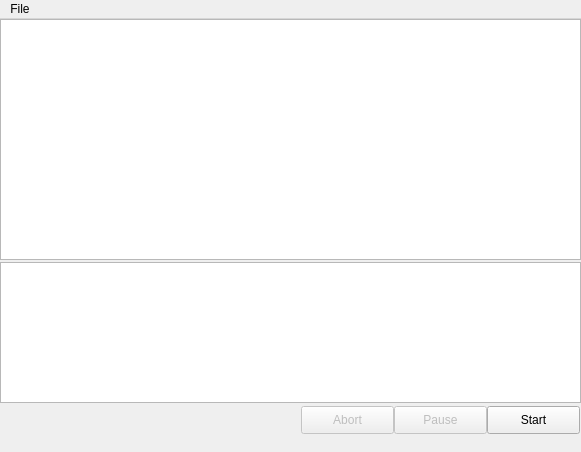
<?xml version="1.0" encoding="UTF-8"?>
<ui version="4.0">
 <class>ws_client</class>
 <widget class="QMainWindow" name="ws_client">
  <property name="geometry">
   <rect>
    <x>0</x>
    <y>0</y>
    <width>581</width>
    <height>452</height>
   </rect>
  </property>
  <property name="windowTitle">
   <string>ws_client</string>
  </property>
  <widget class="QWidget" name="centralWidget">
   <widget class="QTextEdit" name="logEdit">
    <property name="geometry">
     <rect>
      <x>0</x>
      <y>0</y>
      <width>581</width>
      <height>241</height>
     </rect>
    </property>
   </widget>
   <widget class="QTextEdit" name="cmdEdit">
    <property name="geometry">
     <rect>
      <x>0</x>
      <y>243</y>
      <width>581</width>
      <height>141</height>
     </rect>
    </property>
   </widget>
   <widget class="QPushButton" name="pauseBt">
    <property name="enabled">
     <bool>false</bool>
    </property>
    <property name="geometry">
     <rect>
      <x>394</x>
      <y>387</y>
      <width>93</width>
      <height>28</height>
     </rect>
    </property>
    <property name="text">
     <string>Pause</string>
    </property>
   </widget>
   <widget class="QPushButton" name="startBt">
    <property name="geometry">
     <rect>
      <x>487</x>
      <y>387</y>
      <width>93</width>
      <height>28</height>
     </rect>
    </property>
    <property name="text">
     <string>Start</string>
    </property>
   </widget>
   <widget class="QPushButton" name="abortBt">
    <property name="enabled">
     <bool>false</bool>
    </property>
    <property name="geometry">
     <rect>
      <x>301</x>
      <y>387</y>
      <width>93</width>
      <height>28</height>
     </rect>
    </property>
    <property name="text">
     <string>Abort</string>
    </property>
   </widget>
  </widget>
  <widget class="QMenuBar" name="menuBar">
   <property name="geometry">
    <rect>
     <x>0</x>
     <y>0</y>
     <width>581</width>
     <height>26</height>
    </rect>
   </property>
   <widget class="QMenu" name="menuFile">
    <property name="title">
     <string>File</string>
    </property>
   </widget>
   <addaction name="menuFile"/>
  </widget>
 </widget>
 <layoutdefault spacing="6" margin="11"/>
 <resources/>
 <connections/>
</ui>
